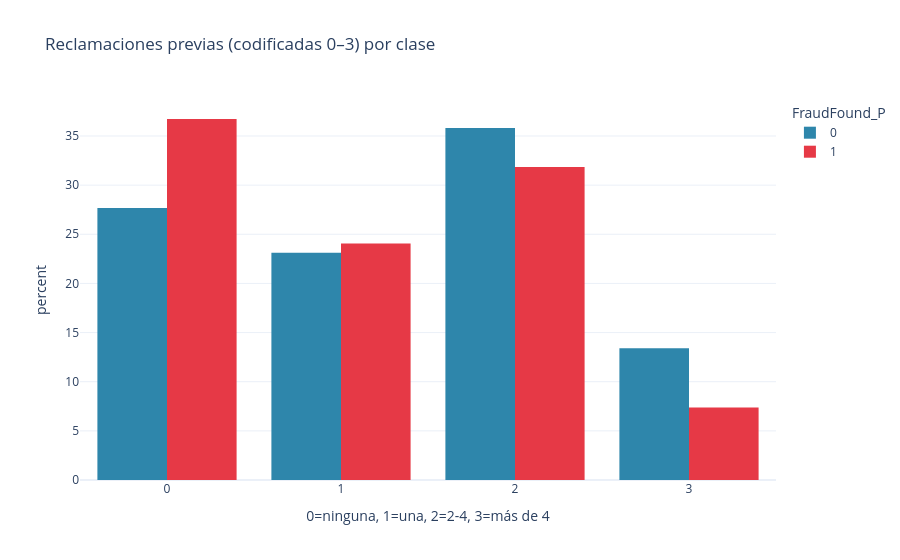

The notebook cell saved with this chart:
### Markdown cell above
**Justificación:** El volumen de reclamaciones es relativamente estable a lo largo del año, con ligeros picos en marzo y mayo. La **tasa de fraude oscila entre 5% y 7%** sin un patrón estacional claro, sugiriendo que el fraude **no depende fuertemente del mes calendario**.

### Code cell
# 7.5 Reclamaciones previas vs fraude 
fig = px.histogram(
    df_clean, x='PastNumberOfClaims', color='FraudFound_P',
    barmode='group', histnorm='percent',
    color_discrete_map={0: '#2E86AB', 1: '#E63946'},
    title='Reclamaciones previas (codificadas 0–3) por clase',
    labels={'PastNumberOfClaims': '0=ninguna, 1=una, 2=2-4, 3=más de 4'}
)
fig.show()

### Figure 1 — Plotly figure (JSON) as saved in the notebook; plotly's stock layout.template omitted (floating-point values rounded to 4 significant figures; data arrays with more than 128 entries replaced by an {"elided": "..."} marker saying what was removed)
{"data": [{"alignmentgroup": "True", "bingroup": "x", "histnorm": "percent", "hovertemplate": "FraudFound_P=0<br>0=ninguna, 1=una, 2=2-4, 3=más de 4=%{x}<br>percent=%{y}<extra></extra>", "legendgroup": "0", "marker": {"color": "#2E86AB", "pattern": {"shape": ""}}, "name": "0", "offsetgroup": "0", "orientation": "v", "showlegend": true, "type": "histogram", "x": {"elided": "14497 int values"}, "xaxis": "x", "yaxis": "y"}, {"alignmentgroup": "True", "bingroup": "x", "histnorm": "percent", "hovertemplate": "FraudFound_P=1<br>0=ninguna, 1=una, 2=2-4, 3=más de 4=%{x}<br>percent=%{y}<extra></extra>", "legendgroup": "1", "marker": {"color": "#E63946", "pattern": {"shape": ""}}, "name": "1", "offsetgroup": "1", "orientation": "v", "showlegend": true, "type": "histogram", "x": {"elided": "923 int values"}, "xaxis": "x", "yaxis": "y"}], "layout": {"barmode": "group", "legend": {"title": {"text": "FraudFound_P"}, "tracegroupgap": 0}, "title": {"text": "Reclamaciones previas (codificadas 0–3) por clase"}, "xaxis": {"anchor": "y", "domain": [0, 1], "title": {"text": "0=ninguna, 1=una, 2=2-4, 3=más de 4"}}, "yaxis": {"anchor": "x", "domain": [0, 1], "title": {"text": "percent"}}}}
